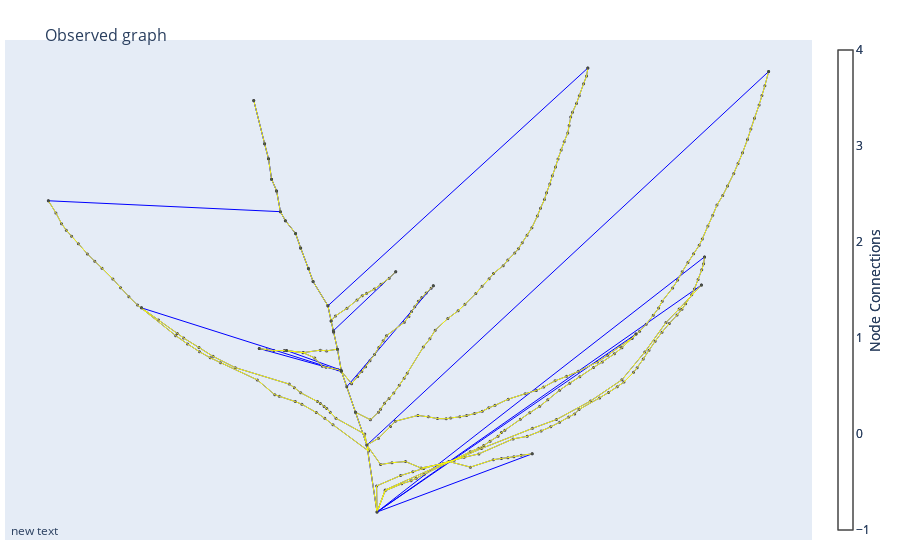

Write notebook code for a chart like this one.
### Code cell
edge_x = []
edge_y = []
for edge in container.edges():
    x0, y0 = container.nodes[edge[0]]['pos']
    x1, y1 = container.nodes[edge[1]]['pos']
    edge_x.append(x0)
    edge_x.append(x1)
    edge_x.append(None)
    edge_y.append(y0)
    edge_y.append(y1)
    edge_y.append(None)

edge_trace = go.Scatter(
    x=edge_x, y=edge_y,
    line=dict(width=1, color='#888'),
    hoverinfo='none',
    mode='lines')

node_x = []
node_y = []
for node in container.nodes():
    x, y = container.nodes[node]['pos']
    node_x.append(x)
    node_y.append(y)

node_trace = go.Scatter(
    x=node_x, y=node_y,
    mode='markers',
    hoverinfo='x,y',
    marker=dict(
        showscale=True,
        # colorscale options
        #'Greys' | 'YlGnBu' | 'Greens' | 'YlOrRd' | 'Bluered' | 'RdBu' |
        #'Reds' | 'Blues' | 'Picnic' | 'Rainbow' | 'Portland' | 'Jet' |
        #'Hot' | 'Blackbody' | 'Earth' | 'Electric' | 'Viridis' |
        colorscale='YlGnBu',
        reversescale=True,
        color=['LightSkyBlue'],
        size=1,
        colorbar=dict(
            thickness=15,
            title='Node Connections',
            xanchor='left',
            titleside='right'
        ),
        line_width=2))


optedge_x = []
optedge_y = []
for edge in optcontainer.edges():
    x0, y0 = optcontainer.nodes[edge[0]]['pos']
    x1, y1 = optcontainer.nodes[edge[1]]['pos']
    edge_x.append(x0)
    edge_x.append(x1)
    edge_x.append(None)
    edge_y.append(y0)
    edge_y.append(y1)
    edge_y.append(None)

optedge_trace = go.Scatter(
    x=edge_x, y=edge_y,
    line=dict(width=1, color='#444'),
    hoverinfo='x,y',
    mode='lines')


optnode_x = []
optnode_y = []
for node in optcontainer.nodes():
    optx, opty = optcontainer.nodes[node]['pos']
    optnode_x.append(optx)
    optnode_y.append(opty)

optnode_trace = go.Scatter(
    x=optnode_x, y=optnode_y,
    mode='markers',
    hoverinfo='x,y',
    marker=dict(
        showscale=True,
        # colorscale options
        #'Greys' | 'YlGnBu' | 'Greens' | 'YlOrRd' | 'Bluered' | 'RdBu' |
        #'Reds' | 'Blues' | 'Picnic' | 'Rainbow' | 'Portland' | 'Jet' |
        #'Hot' | 'Blackbody' | 'Earth' | 'Electric' | 'Viridis' |
        colorscale='Reds',
        reversescale=True,
        color=["red"],
        size=1,
        colorbar=dict(
            thickness=15,
            title='Node Connections',
            xanchor='left',
            titleside='right'
        ),
        line_width=2))

optedge_trace.line.color = "blue"
edge_trace.line.color = "yellow"
optnode_trace.marker.color = "green"
node_trace.marker.color = "red"

fig = go.Figure(data=[node_trace, optedge_trace, edge_trace, optnode_trace],
             layout=go.Layout(
                title='<br>Observed graph',
                titlefont_size=16,
                showlegend=False,
                hovermode='closest',
                margin=dict(b=20,l=5,r=5,t=40),
                annotations=[ dict(
                    showarrow=False,
                    xref="paper", yref="paper",
                    x=0.005, y=-0.002 ) ],
                xaxis=dict(showgrid=False, zeroline=False, showticklabels=False),
                yaxis=dict(showgrid=False, zeroline=False, showticklabels=False))
                )
fig.show()

### Figure 1 — Plotly figure (JSON) as saved in the notebook; plotly's stock layout.template omitted (floating-point values rounded to 4 significant figures; data arrays with more than 128 entries replaced by an {"elided": "..."} marker saying what was removed)
{"data": [{"hoverinfo": "x+y", "marker": {"color": "red", "colorbar": {"thickness": 15, "title": {"side": "right", "text": "Node Connections"}, "xanchor": "left"}, "colorscale": [[0, "rgb(255,255,217)"], [0.125, "rgb(237,248,177)"], [0.25, "rgb(199,233,180)"], [0.375, "rgb(127,205,187)"], [0.5, "rgb(65,182,196)"], [0.625, "rgb(29,145,192)"], [0.75, "rgb(34,94,168)"], [0.875, "rgb(37,52,148)"], [1, "rgb(8,29,88)"]], "line": {"width": 2}, "reversescale": true, "showscale": true, "size": 1}, "mode": "markers", "type": "scatter", "x": {"elided": "283 float values"}, "y": {"elided": "283 float values"}}, {"hoverinfo": "x+y", "line": {"color": "blue", "width": 1}, "mode": "lines", "type": "scatter", "x": {"elided": "945 float values"}, "y": {"elided": "945 float values"}}, {"hoverinfo": "none", "line": {"color": "yellow", "width": 1}, "mode": "lines", "type": "scatter", "x": {"elided": "846 float values"}, "y": {"elided": "846 float values"}}, {"hoverinfo": "x+y", "marker": {"color": "green", "colorbar": {"thickness": 15, "title": {"side": "right", "text": "Node Connections"}, "xanchor": "left"}, "colorscale": [[0, "rgb(255,245,240)"], [0.125, "rgb(254,224,210)"], [0.25, "rgb(252,187,161)"], [0.375, "rgb(252,146,114)"], [0.5, "rgb(251,106,74)"], [0.625, "rgb(239,59,44)"], [0.75, "rgb(203,24,29)"], [0.875, "rgb(165,15,21)"], [1, "rgb(103,0,13)"]], "line": {"width": 2}, "reversescale": true, "showscale": true, "size": 1}, "mode": "markers", "type": "scatter", "x": [6.316, 6.249, 6.172, 6.078, 6.052, 6.026, 6.009, 5.988, 5.889, 5.857, 5.806, 5.772, 5.704, 5.671, 5.645, 5.612, 5.591, 5.565, 5.492, 8.934, 8.485, 8.505, 8.047, 7.725, 4.119, 4.742, 6.693, 5.529, 5.711, 6.441, 7.353, 6.077, 6.114, 6.024], "y": [4.788, 5.231, 5.448, 5.719, 5.866, 5.979, 6.052, 6.153, 6.314, 6.399, 6.536, 6.631, 6.716, 6.776, 6.913, 6.991, 7.126, 7.225, 7.512, 7.703, 6.29, 6.476, 5.966, 7.727, 6.848, 6.139, 6.286, 5.87, 5.857, 6.378, 5.173, 5.726, 5.617, 5.987]}], "layout": {"annotations": [{"showarrow": false, "x": 0.005, "xref": "paper", "y": -0.002, "yref": "paper"}], "autosize": true, "hovermode": "closest", "margin": {"b": 20, "l": 5, "r": 5, "t": 40}, "showlegend": false, "title": {"font": {"size": 16}, "text": "<br>Observed graph"}, "xaxis": {"autorange": true, "range": [3.832, 9.221], "showgrid": false, "showticklabels": false, "type": "linear", "zeroline": false}, "yaxis": {"autorange": true, "range": [4.588, 7.927], "showgrid": false, "showticklabels": false, "type": "linear", "zeroline": false}}}
